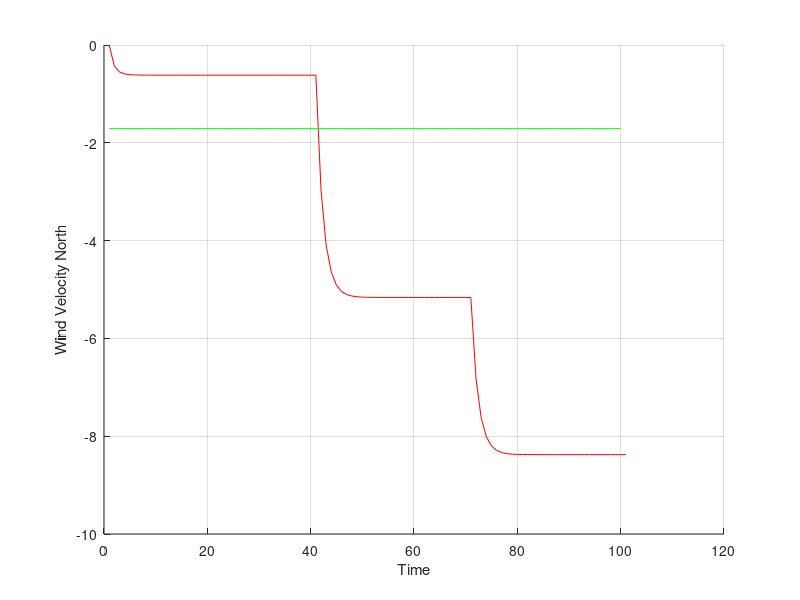
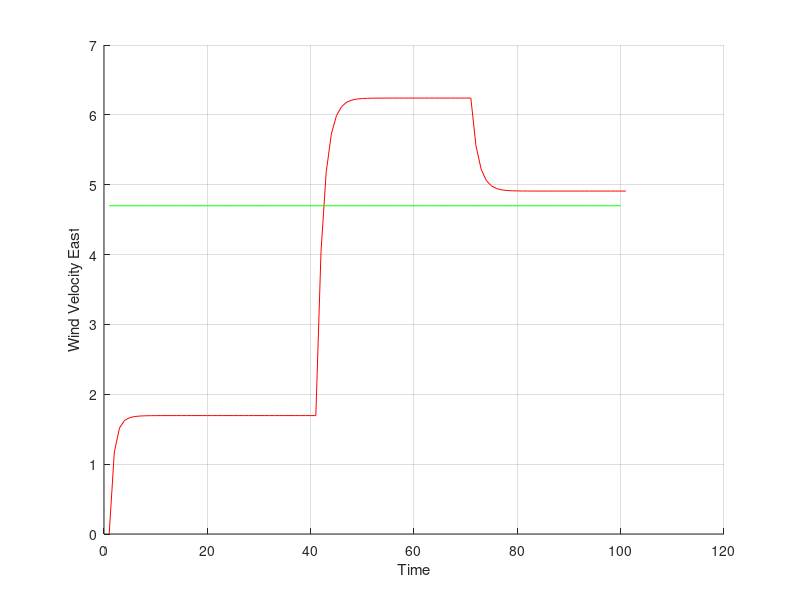
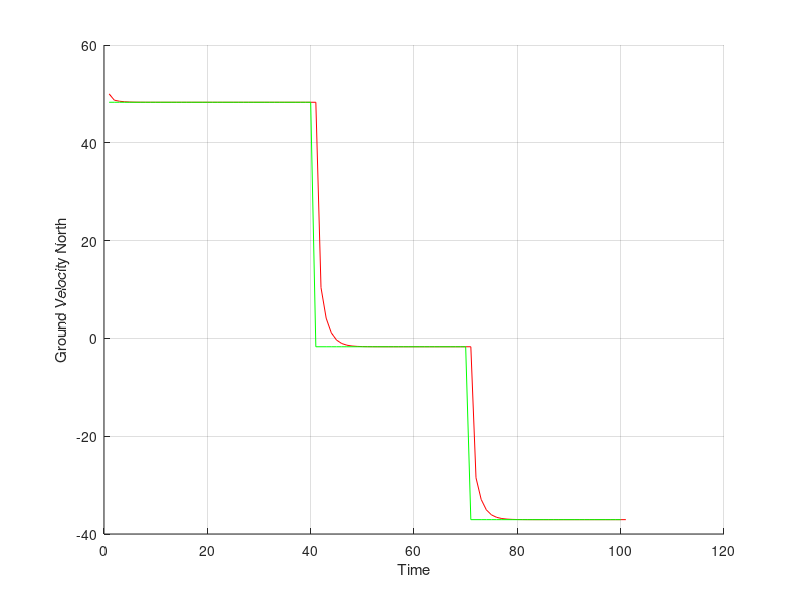
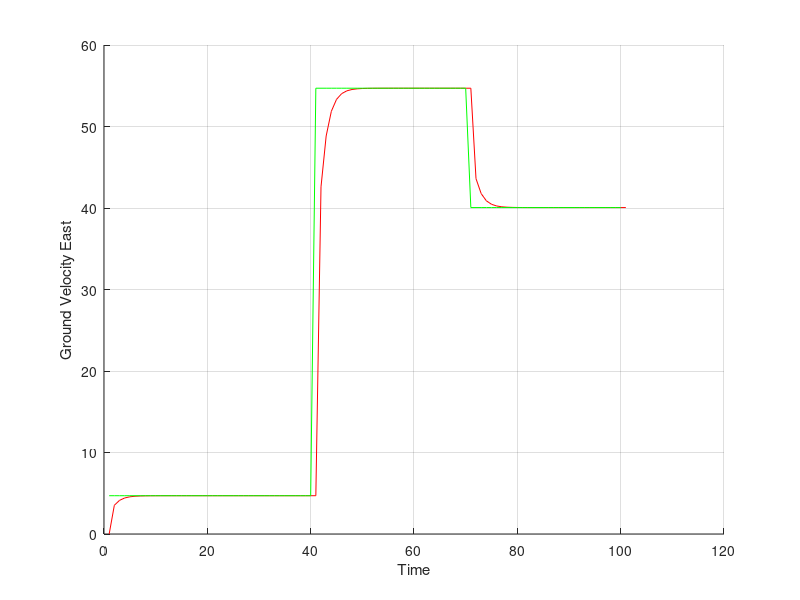

These figures' MATLAB source, in order:
%% wind estimator

clear;

%% generate truth data

% wind truth - constant
Vw_truth = 5; %m/s
Aw_truth = 110 * pi/180; % wind direction (to (i.e. opposite to forecast)) in radians

% vehicle truth - zig zag
Va_truth = 50; %m/s

% north, then east, then south-east
for t=1:40
    Aa_truth(t) = 0;
end
for t=41:70
    Aa_truth(t) = 90 * pi/180;
end
for t=71:100
    Aa_truth(t) = 135 * pi/180;
end

Pg_N_truth(1) = 0;
Pg_E_truth(1) = 0;

for t=1:100
    Va_N_truth(t) = Va_truth * cos (Aa_truth(t));
    Va_E_truth(t) = Va_truth * sin (Aa_truth(t));

    Vw_N_truth(t) = Vw_truth * cos (Aw_truth);
    Vw_E_truth(t) = Vw_truth * sin (Aw_truth);
    
    Vg_N_truth(t) = Va_N_truth(t) + Vw_N_truth(t);
    Vg_E_truth(t) = Va_E_truth(t) + Vw_E_truth(t);


    Pg_N_truth(t+1) = Pg_N_truth(t) + Vg_N_truth(t);
    Pg_E_truth(t+1) = Pg_E_truth(t) + Vg_E_truth(t);

end



%% simulate measurements
for t=1:100
   Vg_N_meas(t) = Vg_N_truth(t);% + randn(1);
   Vg_E_meas(t) = Vg_E_truth(t);% + randn(1);
end

%% setup state transition matrix

% PHI = [0,0,1,0,1,0 ;
%        0,0,0,1,0,1 ;
%        1,0,0,0,-1,0 ;
%        0,1,0,0,0,-1 ;
%        1,0,-1,0,0,0 ;
%        0,1,0,-1,0,0 ];

PHI = [0,0,1,0,1,0 ;
       0,0,0,1,0,1 ;
       0,0,1,0,0,0 ;
       0,0,0,1,0,0 ;
       0,0,0,0,1,0 ;
       0,0,0,0,0,1 ];


%% setup measurements matrix
H = [1,0,0,0,0,0 ;
     0,1,0,0,0,0 ];

 
Q = zeros(6,6);
Q(1,1) = 1;
Q(2,2) = 1;
Q(3,3) = 1;
Q(4,4) = 1;
Q(5,5) = 0.1;
Q(6,6) = 0.1;

R = zeros(2,2);
R(1,1) = 1;
R(2,2) = 1;

%% run filter
% setup state vector

x(:,1) = [50;0;50;0;0;0];
P = eye(6,6);
Px_(:,1) = diag(P);
for t=1:100
    
    % state propagation
    x(:,t+1) = PHI * x(:,t); 
    P = PHI*P*PHI' + Q;
    
    % setup measurements vector
    z(:,t+1) = H * x(:,t+1);
    z_meas = [Vg_N_meas(t);
              Vg_E_meas(t)];
    
    % generate innovation
    v(:,t+1) = z_meas - z(:,t+1);
    
    S = H*P*H' + R;
    
    K = P*H' * inv(S);
    
    x(:,t+1) = x(:,t+1) + K * v(:,t+1);
    P = (eye(6,6) - K*H) * P;
    
    P_x(:,t+1) = diag(P);


    windspeed(t) = sqrt(x(5,t)^2 + x(6,t)^2);
    winddirection(t) = atan2(x(6,t),x(5,t));
end

%% plot results

figure; hold on; grid on;
plot(x(5,:),'r');
plot(Vw_N_truth,'g');
xlabel('Time');
ylabel('Wind Velocity North');

figure; hold on; grid on;
plot(x(6,:),'r');
plot(Vw_E_truth,'g');
xlabel('Time');
ylabel('Wind Velocity East');



figure; hold on; grid on;
plot(x(1,:),'r');
plot(Vg_N_truth,'g');
xlabel('Time');
ylabel('Ground Velocity North');

figure; hold on; grid on;
plot(x(2,:),'r');
plot(Vg_E_truth,'g');
xlabel('Time');
ylabel('Ground Velocity East');


figure; hold on; grid on;
plot(x(3,:),'r');
plot(Va_N_truth,'g');
xlabel('Time');
ylabel('Air Velocity North');

figure; hold on; grid on;
plot(x(4,:),'r');
plot(Va_E_truth,'g');
xlabel('Time');
ylabel('Air Velocity East');

